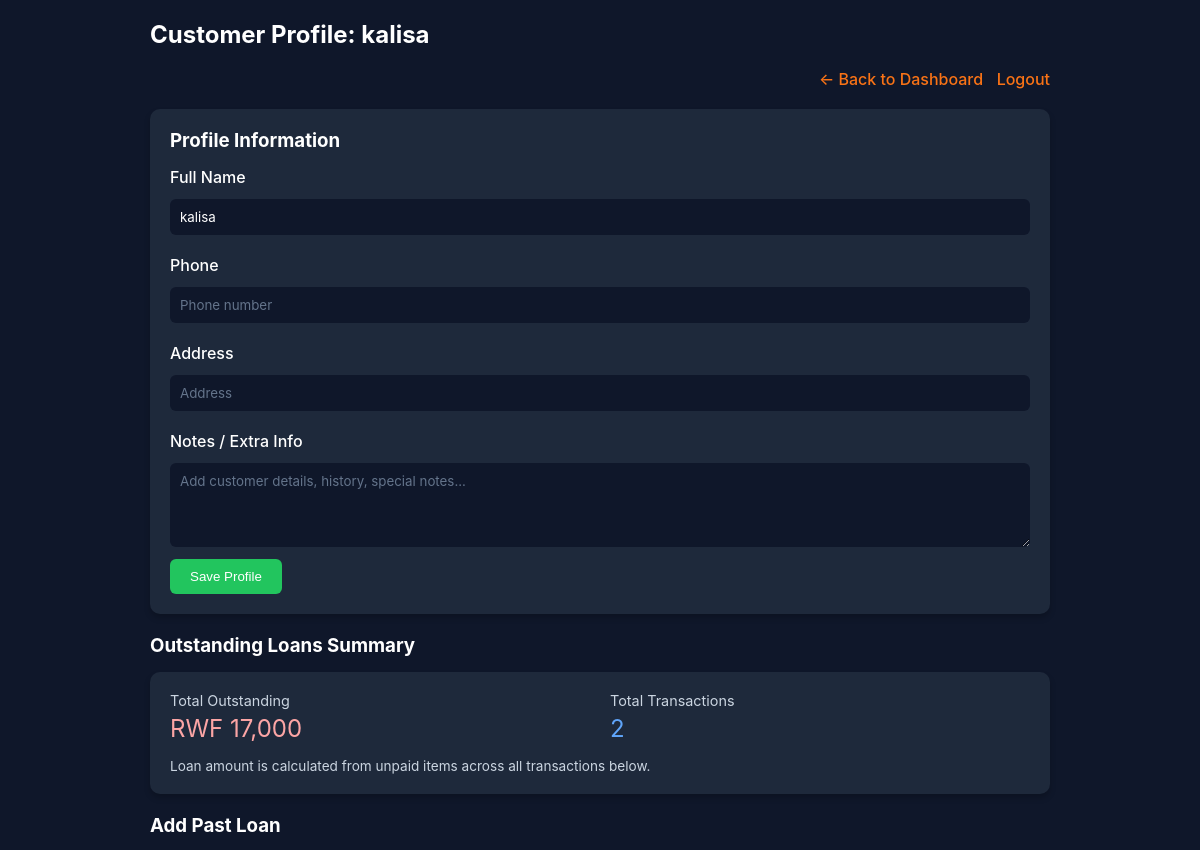
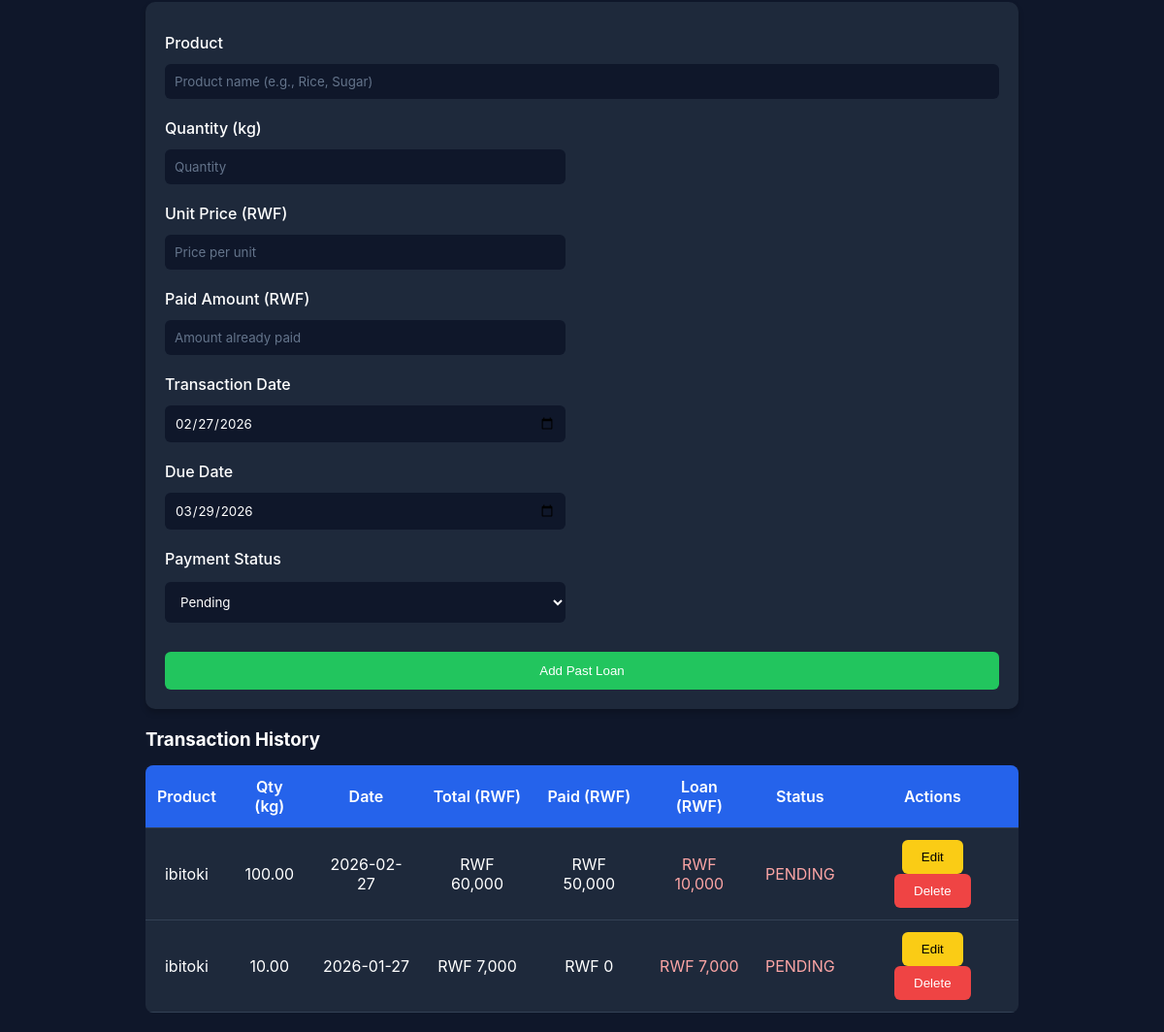
Screenshot of /customer/1 (signed in) with the database file from the repository (2 pictures, top to bottom).
### tables this page shows
CREATE TABLE customers(
        id INTEGER PRIMARY KEY AUTOINCREMENT,
        full_name TEXT UNIQUE,
        phone TEXT,
        address TEXT,
        note TEXT,
        credit_limit REAL DEFAULT 0,
        created_at TEXT
    );

CREATE TABLE records(
        id INTEGER PRIMARY KEY AUTOINCREMENT,
        customer_id INTEGER,
        product TEXT,
        quantity REAL,
        unit_price REAL,
        total REAL,
        paid REAL,
        loan REAL,
        date TEXT,
        due_date TEXT,
        payment_status TEXT DEFAULT 'pending',
        notes TEXT
    );

### app.py (the view, shortened to what this page needs)
@app.route("/customer/<int:id>", methods=["GET","POST"])
def customer(id):
    if "user" not in session:
        return redirect("/login")
    conn = get_db()
    customer = conn.execute("SELECT * FROM customers WHERE id=?", (id,)).fetchone()
    records = conn.execute("SELECT * FROM records WHERE customer_id=?", (id,)).fetchall()
    conn.close()
    return render_template("customer.html",
                           customer=customer,
                           records=records,
                           now_date=datetime.date.today().isoformat(),
                           due_date_default=(datetime.date.today() + datetime.timedelta(days=30)).isoformat())

### app.py (called while the page is built)
@app.template_filter('rwf')
def format_rwf(value):
    try:
        return f"RWF {int(value):,.0f}"
    except (ValueError, TypeError):
        return "RWF 0"

def get_db():
    conn = sqlite3.connect("store.db")
    conn.row_factory = sqlite3.Row
    return conn

### templates/customer.html (shortened to what this page needs)
<!DOCTYPE html>
<html>
<head>
</head>
<body>
<div class="container">
<h2>Customer Profile: {{ customer.full_name }}</h2>
<div class="nav-bar"><a href="/">← Back to Dashboard</a> &nbsp; <a href="/logout">Logout</a></div>
<div class="card">
<h3 style="margin-bottom: 15px;">Profile Information</h3>
<form method="POST" action="/customer/{{ customer.id }}">
<label>Full Name</label>
<input value="{{ customer.full_name }}" disabled required>
<label>Phone</label>
<input name="phone" value="{{ customer.phone or '' }}" placeholder="Phone number">
<label>Address</label>
<input name="address" value="{{ customer.address or '' }}" placeholder="Address">
<label>Notes / Extra Info</label>
<textarea name="note" placeholder="Add customer details, history, special notes..." rows="4">{{ customer.note or '' }}</textarea>
<button type="submit">Save Profile</button>
</form>
</div>
<h3 style="margin-bottom: 15px;">Outstanding Loans Summary</h3>
<div class="card">
{% set total_customer_loan = records|sum(attribute='loan') %}
<div style="display: grid; grid-template-columns: 1fr 1fr; gap: 20px;">
  <div>
    <p style="color: #cbd5e1; font-size: 0.9em; margin-bottom: 5px;">Total Outstanding</p>
    <p style="font-size: 1.5em; margin: 0;"><span style="color: {% if total_customer_loan > 0 %}#fca5a5{% else %}#86efac{% endif %};">{{ total_customer_loan|rwf }}</span></p>
  </div>
  <div>
    <p style="color: #cbd5e1; font-size: 0.9em; margin-bottom: 5px;">Total Transactions</p>
    <p style="font-size: 1.5em; margin: 0; color: #60a5fa;">{{ records|length }}</p>
  </div>
</div>
<p style="margin-top: 15px; color: #cbd5e1; font-size: 0.85em;">Loan amount is calculated from unpaid items across all transactions below.</p>
</div>
<h3 style="margin-bottom: 15px;">Add Past Loan</h3>
<div class="card">
<form method="POST">
<label>Product</label>
<input name="product" placeholder="Product name (e.g., Rice, Sugar)" required style="width: 100%;">
<label>Quantity (kg)</label>
<input name="quantity" type="number" step="0.01" placeholder="Quantity" required style="width: 48%; margin-right: 4%;">
<label>Unit Price (RWF)</label>
<input name="unit_price" type="number" step="1" placeholder="Price per unit" required style="width: 48%;">
<label>Paid Amount (RWF)</label>
<input name="paid" type="number" step="1" placeholder="Amount already paid" required style="width: 48%; margin-right: 4%;">
<label>Transaction Date</label>
<input name="date" type="date" value="{{ now_date }}" required style="width: 48%;">
<label>Due Date</label>
<input name="due_date" type="date" value="{{ due_date_default }}" required style="width: 48%; margin-right: 4%;">
<label>Payment Status</label>
<select name="payment_status" style="width: 48%; padding:12px; margin:10px 0; border-radius:6px; border:none; font-family: inherit; background: #0f172a; color: white;">
  <option value="pending">Pending</option>
</select>
<button type="submit" style="width: 100%; padding:12px; background:#22c55e; border:none; color:white; border-radius:6px; font-weight: 500; cursor: pointer; margin-top: 20px;">Add Past Loan</button>
</form>
</div>
<h3 style="margin-bottom: 15px;">Transaction History</h3>
<table>
<thead>
<tr>
<th>Product</th>
<th>Qty (kg)</th>
<th>Date</th>
<th>Total (RWF)</th>
<th>Paid (RWF)</th>
<th>Loan (RWF)</th>
<th>Status</th>
<th>Actions</th>
</tr>
</thead>
<tbody>
{% for r in records %}
<tr>
<td>{{ r.product }}</td>
<td>{{ "%.2f"|format(r.quantity) }}</td>
<td>{{ r.date or '–' }}</td>
<td>{{ r.total|rwf }}</td>
<td>{{ r.paid|rwf }}</td>
<td style="color: {% if r.loan > 0 %}#fca5a5{% else %}#86efac{% endif %};">{{ r.loan|rwf }}</td>
<td style="color: {% if r.payment_status == 'pending' %}#fca5a5{% elif r.payment_status == 'paid' %}#86efac{% else %}#facc15{% endif %};">{{ r.payment_status|upper }}</td>
<td>
<a href="/edit/{{ r.id }}"><button class="edit-btn" style="margin: 0 3px;">Edit</button></a>
<a href="/delete/{{ r.id }}" onclick="return confirm('Delete this record?');"><button class="del-btn" style="margin: 0 3px;">Delete</button></a>
</td>
</tr>
{% endfor %}
</tbody>
</table>
</div>
</body>
</html>

### templates/customer.html (style rules this page uses)
* { margin: 0; padding: 0; box-sizing: border-box; }
body { font-family: -apple-system, BlinkMacSystemFont, 'Segoe UI', Roboto, Arial, sans-serif; background:#0f172a; color:white; padding:20px; min-height: 100vh; }
.container { max-width: 900px; margin: 0 auto; }
h2 { margin-bottom: 20px; }
.nav-bar { text-align: right; margin-bottom: 20px; }
.nav-bar a { color:#f97316; text-decoration:none; font-weight: 500; }
.card { background:#1e293b; padding:20px; border-radius:10px; margin-bottom:20px; box-shadow: 0 4px 6px rgba(0,0,0,0.2); }
input, textarea { width: 100%; padding:10px; margin:8px 0; border-radius:6px; border:none; font-family: inherit; background: #0f172a; color: white; }
input::placeholder, textarea::placeholder { color: #64748b; }
button { padding:10px 20px; background:#22c55e; border:none; color:white; border-radius:6px; font-weight: 500; cursor: pointer; transition: all 0.2s; }
table { width:100%; background:#1e293b; border-collapse:collapse; margin-top:15px; border-radius: 8px; overflow: hidden; }
th, td { padding:12px; border-bottom:1px solid #334155; text-align:center; }
th { background:#2563eb; font-weight: 600; }
a { color: #60a5fa; text-decoration: none; }
.edit-btn { background:#facc15; color:#000; }
.del-btn { background:#ef4444; color:white; }
label { display: block; margin-top: 12px; margin-bottom: 4px; font-weight: 500; }

### rows the page displays
customers: full_name "kalisa"
records: product "ibitoki", quantity "100.00", date "2026-02-27", total|rwf "RWF 60,000", paid|rwf "RWF 50,000", loan|rwf "RWF 10,000", payment_status "PENDING"
records: product "ibitoki", quantity "10.00", date "2026-01-27", total|rwf "RWF 7,000", paid|rwf "RWF 0", loan|rwf "RWF 7,000", payment_status "PENDING"

### other values shown
{{ total_customer_loan|rwf }} "RWF 17,000"
{{ records|length }} "2"
